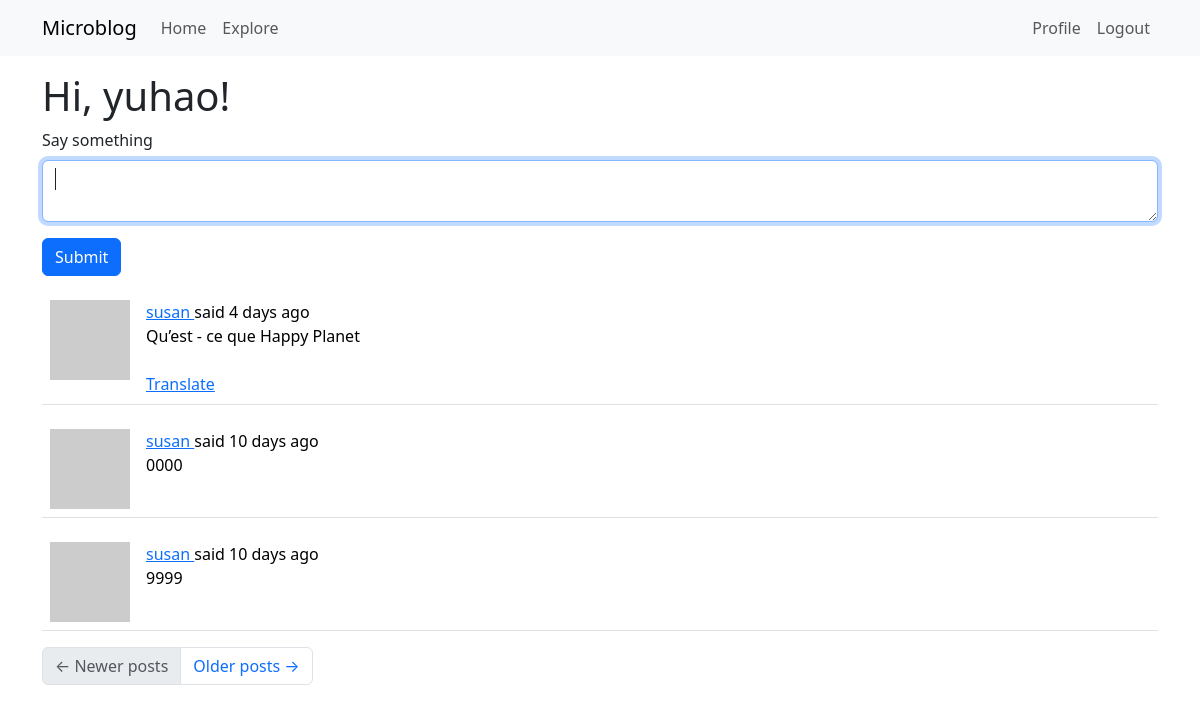
The page /index (signed in) on the database its author committed.
### app/models.py (models this page shows, shortened)
class User(UserMixin, db.Model):
    id: so.Mapped[int] = so.mapped_column(primary_key=True)
    username: so.Mapped[str] = so.mapped_column(sa.String(64), index=True, unique=True)
    email: so.Mapped[str] = so.mapped_column(sa.String(120), index=True, unique=True)
    password_hash: so.Mapped[Optional[str]] = so.mapped_column(sa.String(256))
    about_me: so.Mapped[Optional[str]] = so.mapped_column(sa.String(140))
    last_seen: so.Mapped[Optional[datetime]] = so.mapped_column(
        default=lambda: datetime.now(timezone.utc)
    )
    posts: so.WriteOnlyMapped["Post"] = so.relationship(back_populates="author")
    following: so.WriteOnlyMapped["User"] = so.relationship(
        secondary=followers,
        primaryjoin=(followers.c.follower_id == id),
        secondaryjoin=(followers.c.followed_id == id),
        back_populates="followers",
    )
    followers: so.WriteOnlyMapped["User"] = so.relationship(
        secondary=followers,
        primaryjoin=(followers.c.followed_id == id),
        secondaryjoin=(followers.c.follower_id == id),
        back_populates="following",
    )
    def avatar(self, size: int) -> str:
        digest = md5(self.email.lower().encode("utf-8")).hexdigest()
        return f"https://www.gravatar.com/avatar/{digest}?d=identicon&s={size}"
    def following_posts(self):
        Author = so.aliased(User)
        Follower = so.aliased(User)
        return (
            sa.select(Post)
            .join(Post.author.of_type(Author))
            .join(Author.followers.of_type(Follower), isouter=True)
            .where(sa.or_(Follower.id == self.id, Author.id == self.id))
            .group_by(Post)
            .order_by(Post.timestamp.desc())
        )

class Post(db.Model):
    id: so.Mapped[int] = so.mapped_column(primary_key=True)
    body: so.Mapped[str] = so.mapped_column(sa.String(140))
    timestamp: so.Mapped[datetime] = so.mapped_column(
        index=True, default=lambda: datetime.now(timezone.utc)
    )
    user_id: so.Mapped[int] = so.mapped_column(sa.ForeignKey(User.id), index=True)
    author: so.Mapped[User] = so.relationship(back_populates="posts")
    language: so.Mapped[Optional[str]] = so.mapped_column(sa.String(5))

### app/routes.py (the view, shortened to what this page needs)
@app.route("/", methods=["GET", "POST"])
@app.route("/index", methods=["GET", "POST"])
@login_required
def index():
    form = PostForm()
    page = request.args.get("page", 1, type=int)
    posts = db.paginate(
        current_user.following_posts(),
        page=page,
        per_page=app.config["POSTS_PER_PAGE"],
        error_out=False,
    )
    next_url = url_for("index", page=posts.next_num) if posts.has_next else None
    prev_url = url_for("index", page=posts.prev_num) if posts.has_prev else None
    return render_template(
        "index.html",
        title=_("Home"),
        form=form,
        posts=posts.items,
        next_url=next_url,
        prev_url=prev_url,
    )

### app/forms.py
class PostForm(FlaskForm):
    post = TextAreaField(
        _l("Say something"), validators=[DataRequired(), Length(min=1, max=140)]
    )
    submit = SubmitField(_l("Submit"))

### app/__init__.py (called while the page is built)
def get_locale():
    return request.accept_languages.best_match(app.config["LANGUAGES"])

### app/models.py (called while the page is built)
@login.user_loader
def load_user(id: str) -> User | None:
    return db.session.get(User, int(id))

### app/routes.py (called while the page is built)
@app.before_request
def before_request():
    if current_user.is_authenticated:
        current_user.last_seen = datetime.now(timezone.utc)
        db.session.commit()
    g.locale = str(get_locale())

### app/templates/index.html
{% extends "base.html" %}
{% import "bootstrap_wtf.html" as wtf %}
{% block content %}
    <h1>{{ _('Hi, %(username)s!', username=current_user.username) }}</h1>
    {% if form %}
    {{ wtf.quick_form(form) }}
    {% endif %}
    {% for post in posts %}
        {% include '_post.html' %}
    {% endfor %}
    <nav aria-label="Post navigation">
        <ul class="pagination">
            <li class="page-item{% if not prev_url %} disabled{% endif %}">
                <a class="page-link" href="{{ prev_url }}">
                    <span aria-hidden="true">&larr;</span> {{ _('Newer posts') }}
                </a>
            </li>
            <li class="page-item{% if not next_url %} disabled{% endif %}">
                <a class="page-link" href="{{ next_url }}">
                    {{ _('Older posts') }} <span aria-hidden="true">&rarr;</span>
                </a>
            </li>
        </ul>
    </nav>
{% endblock %}

### app/templates/_post.html (shortened to what this page needs)
    <table class="table table-hover">
        <tr>
            <td width="70px">
                <a href="{{ url_for('user', username=post.author.username) }}">
                    <img src="{{ post.author.avatar(70) }}" />
                </a>
            </td>
            <td>
                {{ _('%(username)s said %(when)s',
                    username=user_link, when=moment(post.timestamp).fromNow()) }}
                <br>
                <span id="post{{ post.id }}">{{ post.body }}</span>
                {% if post.language and post.language != g.locale %}
                <br><br>
                <span id="translation{{ post.id }}">
                    <a href="javascript:translate(
                                'post{{ post.id }}',
                                'translation{{ post.id }}',
                                '{{ post.language }}',
                                '{{ g.locale }}');">{{ _('Translate') }}</a>
                </span>
                {% endif %}
            </td>
        </tr>
    </table>

### rows shown on the page
Post: body "Qu’est - ce que Happy Planet"
Post: body "0000"
Post: body "9999"

### other values the page prints
{{ field.label(class='form-label') }} "Say something"
